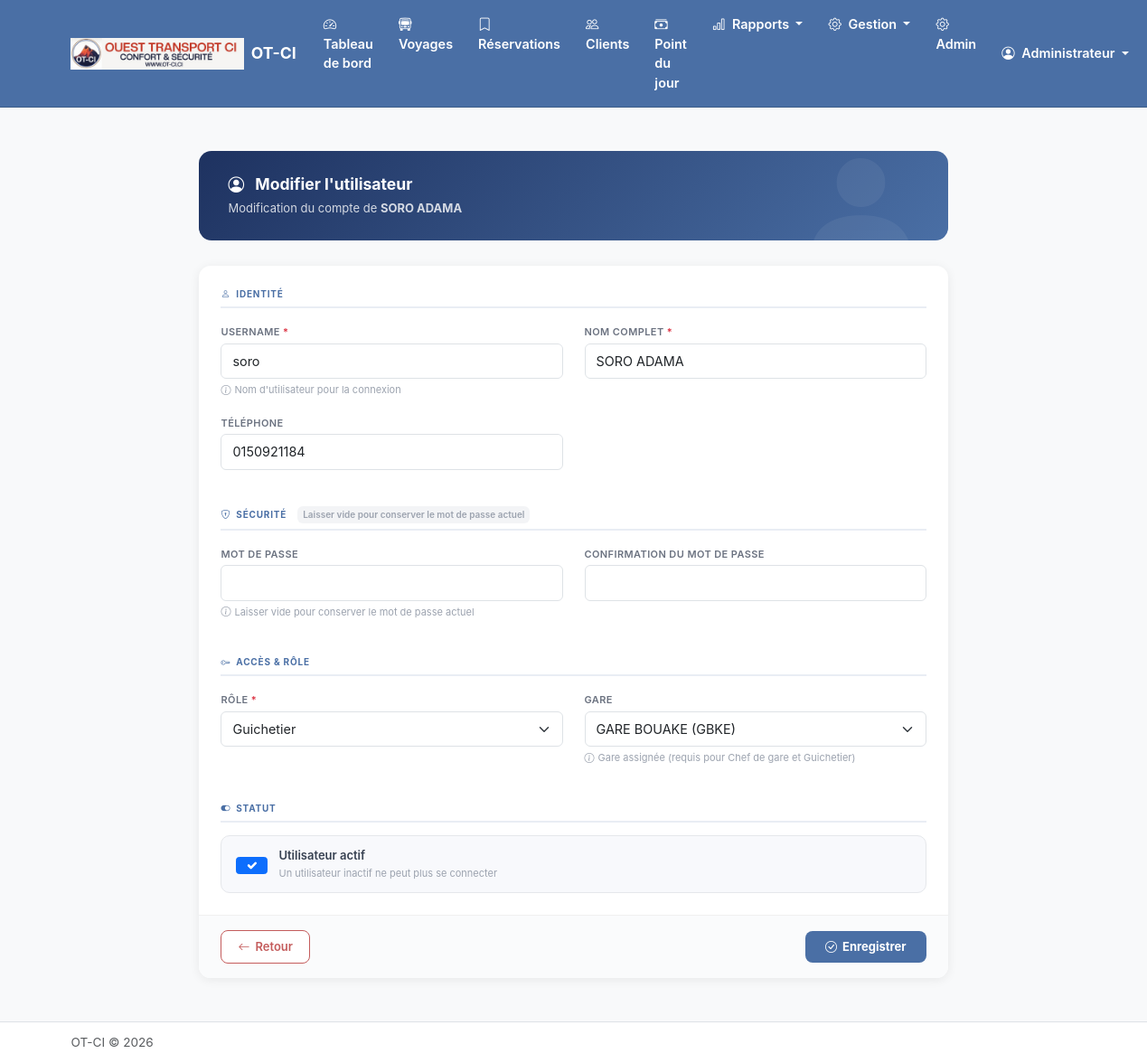
/personnel/utilisateurs/2/modifier/ (signed in), run on the app's committed database.
### apps/compagnie/models.py (models this page shows, shortened)
class Compagnie(models.Model):
    nom = models.CharField(max_length=200, verbose_name="Nom de la compagnie")
    logo = models.ImageField(
        upload_to='logos/',
        blank=True,
        null=True,
        verbose_name="Logo"
    )
    nom_pdg = models.CharField(max_length=200, verbose_name="Nom du PDG")
    adresse = models.TextField(blank=True, verbose_name="Adresse")
    telephone = models.CharField(max_length=20, blank=True, verbose_name="Téléphone")
    email = models.EmailField(blank=True, verbose_name="Email")
    utiliser_souche = models.BooleanField(
        default=False,
        verbose_name="Imprimer avec souche",
        help_text="Si activé, chaque ticket payé sera imprimé avec une souche détachable pour la compagnie"
    )
    date_creation = models.DateTimeField(auto_now_add=True)
    date_modification = models.DateTimeField(auto_now=True)
    class Meta:
        verbose_name = "Compagnie"
        verbose_name_plural = "Compagnie"
    @classmethod
    def get_instance(cls):
        return cls.objects.first()

### apps/personnel/models.py (models this page shows, shortened)
class Utilisateur(AbstractUser):
    ROLE_CHOICES = [
        ('pdg', 'PDG'),
        ('super_admin', 'Super Administrateur'),
        ('manager', 'Manager'),
        ('chef_gare', 'Chef de Gare'),
        ('guichetier', 'Guichetier'),
    ]
    nom_complet = models.CharField(max_length=200, verbose_name="Nom complet")
    telephone = models.CharField(max_length=20, blank=True, verbose_name="Téléphone")
    role = models.CharField(
        max_length=20,
        choices=ROLE_CHOICES,
        default='guichetier',
        verbose_name="Rôle"
    )
    gare = models.ForeignKey(
        'gares.Gare',
        on_delete=models.SET_NULL,
        null=True,
        blank=True,
        related_name='utilisateurs',
        verbose_name="Gare"
    )
    actif = models.BooleanField(default=True, verbose_name="Actif")
    date_creation = models.DateTimeField(auto_now_add=True)
    date_modification = models.DateTimeField(auto_now=True)
    objects = UtilisateurManager()
    EMAIL_FIELD = 'email'
    USERNAME_FIELD = 'username'
    REQUIRED_FIELDS = ['nom_complet']
    class Meta:
        verbose_name = "Utilisateur"
        verbose_name_plural = "Utilisateurs"
        ordering = ['nom_complet']
    @property
    def is_super_admin(self):
        return self.role == 'super_admin'
    @property
    def has_global_access(self):
        return self.role in ['pdg', 'super_admin', 'manager']

### apps/personnel/views.py (the view, shortened to what this page needs)
# urls.py: path('utilisateurs/<int:pk>/modifier/', views.UtilisateurUpdateView.as_view(), name='utilisateur_update'),
class UtilisateurUpdateView(AdminRequiredMixin, UpdateView):
    model = Utilisateur
    form_class = UtilisateurForm
    template_name = 'personnel/utilisateur_form.html'
    success_url = reverse_lazy('personnel:utilisateur_list')

### templates/personnel/utilisateur_form.html (shortened to what this page needs)
{% extends 'base.html' %}
{% block content %}
<div class="container py-4">
    <div class="row justify-content-center">
        <div class="col-md-9">
            <div class="page-header">
                <h4>
                    <i class="bi bi-person-circle me-2"></i>
                    {% if object %}Modifier l'utilisateur{% else %}Nouvel utilisateur{% endif %}
                </h4>
                <p>
                    {% if object %}
                        Modification du compte de <strong>{{ object.nom_complet|default:object.username }}</strong>
                    {% else %}
                        Renseignez les informations pour créer un nouveau compte utilisateur
                    {% endif %}
                </p>
            </div>
            <div class="form-card">
                <form method="post" novalidate>
                    <div class="p-4">
                        <div class="section-label">
                            <i class="bi bi-person"></i> Identité
                        </div>
                        <div class="row mb-4">
                            <div class="col-md-6 mb-3">
                                <label class="form-label-sm">
                                    {{ form.username.label }} <span class="text-danger">*</span>
                                </label>
                                {{ form.username }}
                                {% if form.username.help_text %}
                                    <div class="mt-1" style="font-size:11px;color:#9ca3af;">
                                        <i class="bi bi-info-circle me-1"></i>{{ form.username.help_text }}
                                    </div>
                                {% endif %}
                            </div>
                            <div class="col-md-6 mb-3">
                                <label class="form-label-sm">
                                    {{ form.nom_complet.label }} <span class="text-danger">*</span>
                                </label>
                                {{ form.nom_complet }}
                            </div>
                            <div class="col-md-6 mb-3">
                                <label class="form-label-sm">{{ form.telephone.label }}</label>
                                {{ form.telephone }}
                            </div>
                        </div>
                        <div class="section-label">
                            <i class="bi bi-shield-lock"></i> Sécurité
                            {% if object %}
                                <span class="optional-badge">Laisser vide pour conserver le mot de passe actuel</span>
                            {% endif %}
                        </div>
                        <div class="row mb-4">
                            <div class="col-md-6 mb-3">
                                <label class="form-label-sm">
                                    {{ form.password1.label }}
                                </label>
                                {{ form.password1 }}
                                {% if form.password1.help_text %}
                                    <div class="mt-1" style="font-size:11px;color:#9ca3af;">
                                        <i class="bi bi-info-circle me-1"></i>{{ form.password1.help_text }}
                                    </div>
                                {% endif %}
                            </div>
                            <div class="col-md-6 mb-3">
                                <label class="form-label-sm">
                                    {{ form.password2.label }}
                                </label>
                                {{ form.password2 }}
                            </div>
                        </div>
                        <div class="section-label">
                            <i class="bi bi-key"></i> Accès & Rôle
                        </div>
                        <div class="row mb-4">
                            <div class="col-md-6 mb-3">
                                <label class="form-label-sm">
                                    {{ form.role.label }} <span class="text-danger">*</span>
                                </label>
                                {{ form.role }}
                            </div>
                            <div class="col-md-6 mb-3">
                                <label class="form-label-sm">{{ form.gare.label }}</label>
                                {{ form.gare }}
                                {% if form.gare.help_text %}
                                    <div class="mt-1" style="font-size:11px;color:#9ca3af;">
                                        <i class="bi bi-info-circle me-1"></i>{{ form.gare.help_text }}
                                    </div>
                                {% endif %}
                            </div>
                        </div>
                        <div class="section-label">
                            <i class="bi bi-toggle-on"></i> Statut
                        </div>
                        <div class="toggle-zone">
                            {{ form.actif }}
                            <div>
                                <div class="toggle-label">Utilisateur actif</div>
                                <div class="toggle-hint">Un utilisateur inactif ne peut plus se connecter</div>
                            </div>
                        </div>
                    </div>
                    <div class="form-footer">
                        <a href="{% url 'personnel:utilisateur_list' %}" class="btn-back">
                            <i class="bi bi-arrow-left"></i> Retour
                        </a>
                        <button type="submit" class="btn-submit">
                            <i class="bi bi-check-circle"></i>
                            {% if object %}Enregistrer{% else %}Créer l'utilisateur{% endif %}
                        </button>
                    </div>
                </form>
            </div>
        </div>
    </div>
</div>
{% endblock %}

### templates/base.html (shortened to what this page needs)
{% load static %}
<!DOCTYPE html>
<html lang="fr">
<head>
    <link href="https://cdn.jsdelivr.net/npm/bootstrap@5.3.2/dist/css/bootstrap.min.css" rel="stylesheet">
    <link href="https://cdn.jsdelivr.net/npm/bootstrap-icons@1.11.1/font/bootstrap-icons.css" rel="stylesheet">
    <link href="{% static 'css/custom.css' %}" rel="stylesheet">
</head>
<body>
    <nav class="navbar navbar-expand-lg navbar-dark sticky-top">
        <div class="container">
            <a class="navbar-brand d-flex align-items-center" href="{% url 'guichet:dashboard' %}">
                {% if compagnie and compagnie.logo %}
                    <img src="{{ compagnie.logo.url }}" alt="Logo" height="35" class="me-2">
                {% endif %}
                <span>{% if compagnie %}{{ compagnie.nom }}{% else %}Gestion Billetterie{% endif %}</span>
            </a>
            <div class="collapse navbar-collapse" id="navbarNav">
                {% if user.is_authenticated %}
                <ul class="navbar-nav me-auto">
                    <li class="nav-item">
                        <a class="nav-link {% if request.resolver_match.url_name == 'dashboard' %}active{% endif %}"
                           href="{% url 'guichet:dashboard' %}">
                            <i class="bi bi-speedometer2 me-1"></i> Tableau de bord
                        </a>
                    </li>
                    <li class="nav-item">
                        <a class="nav-link {% if request.resolver_match.url_name == 'voyage_list' %}active{% endif %}"
                           href="{% url 'guichet:voyage_list' %}">
                            <i class="bi bi-bus-front me-1"></i> Voyages
                        </a>
                    </li>
                    <li class="nav-item">
                        <a class="nav-link {% if request.resolver_match.url_name == 'reservations' %}active{% endif %}"
                           href="{% url 'guichet:reservations' %}">
                            <i class="bi bi-bookmark me-1"></i> Réservations
                        </a>
                    </li>
                    <li class="nav-item">
                        <a class="nav-link {% if 'clients' in request.path %}active{% endif %}"
                           href="{% url 'clients:client_list' %}">
                            <i class="bi bi-people me-1"></i> Clients
                        </a>
                    </li>
                    <li class="nav-item">
                        <a class="nav-link {% if 'comptabilite' in request.path %}active{% endif %}"
                           href="{% url 'comptabilite:point_journalier' %}">
                            <i class="bi bi-cash-stack me-1"></i> Point du jour
                        </a>
                    </li>
                    <li class="nav-item dropdown">
                        <a class="nav-link dropdown-toggle" href="#" data-bs-toggle="dropdown">
                            <i class="bi bi-bar-chart me-1"></i> Rapports
                        </a>
                    </li>
                    <li class="nav-item dropdown">
                        <a class="nav-link dropdown-toggle" href="#" data-bs-toggle="dropdown">
                            <i class="bi bi-gear me-1"></i> Gestion
                        </a>
                    </li>
                    {% if user.is_superuser %}
                    <li class="nav-item">
                        <a class="nav-link" href="{% url 'admin:index' %}">
                            <i class="bi bi-gear me-1"></i> Admin
                        </a>
                    </li>
                    {% endif %}
                </ul>
                <ul class="navbar-nav">
                    <li class="nav-item dropdown">
                        <a class="nav-link dropdown-toggle" href="#" data-bs-toggle="dropdown">
                            <i class="bi bi-person-circle me-1"></i>
                            {{ user.nom_complet|default:user.username }}
                        </a>
                    </li>
                </ul>
                {% endif %}
            </div>
        </div>
    </nav>
    <main class="py-4">
        {% block content %}{% endblock %}
    </main>
    <footer class="py-3 mt-auto border-top bg-white">
        <div class="container">
            <div class="d-flex justify-content-between align-items-center">
                <span class="text-muted">
                    {% if compagnie %}{{ compagnie.nom }}{% else %}Gestion Billetterie{% endif %} &copy; {% now "Y" %}
                </span>
            </div>
        </div>
    </footer>
</body>
</html>

### data on the page
Compagnie: logo (picture), nom "OT-CI"
Utilisateur: nom_complet "Administrateur"
Utilisateur: nom_complet "SORO ADAMA", username "soro", telephone "0150921184", role "Guichetier", gare "GARE BOUAKE (GBKE)", actif "☑"
